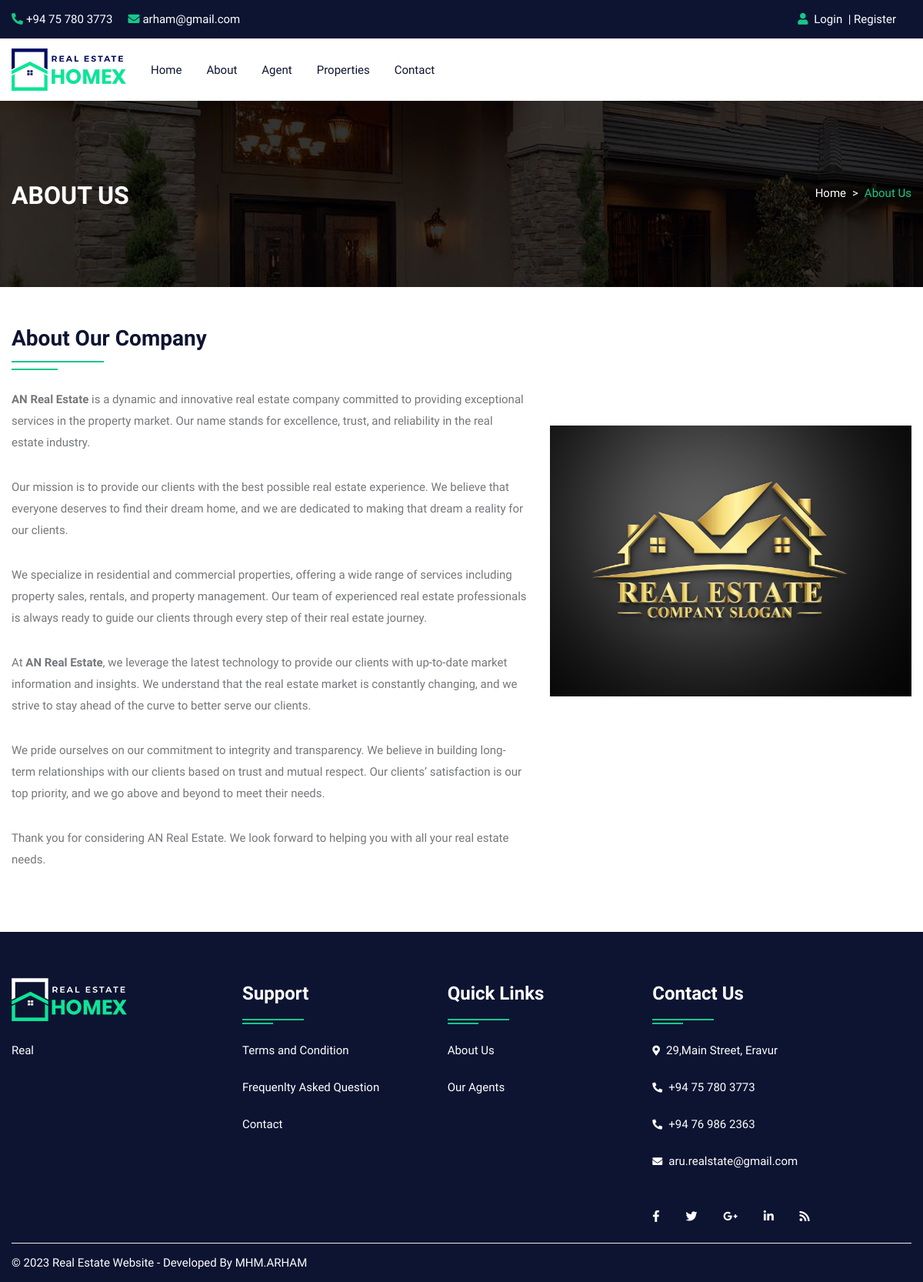
Page /about.php on the committed database.
### tables this page shows
CREATE TABLE `about` (
  `id` int(10) NOT NULL,
  `title` varchar(100) NOT NULL,
  `content` longtext NOT NULL,
  `image` varchar(300) NOT NULL
);

### about.php (the view, shortened to what this page needs)
<!DOCTYPE html>
<html lang="en">
<head>
<link rel="stylesheet" type="text/css" href="css/bootstrap.min.css">
<link rel="stylesheet" type="text/css" href="css/bootstrap-slider.css">
<link rel="stylesheet" type="text/css" href="css/jquery-ui.css">
<link rel="stylesheet" type="text/css" href="css/layerslider.css">
<link rel="stylesheet" type="text/css" href="css/color.css" id="color-change">
<link rel="stylesheet" type="text/css" href="css/owl.carousel.min.css">
<link rel="stylesheet" type="text/css" href="css/font-awesome.min.css">
<link rel="stylesheet" type="text/css" href="fonts/flaticon/flaticon.css">
<link rel="stylesheet" type="text/css" href="css/style.css">
</head>
<body>
<div id="page-wrapper">
    <div class="row">
		<?php include("include/header.php");?>
        <div class="banner-full-row page-banner" style="background-image:url('images/breadcromb.jpg');">
            <div class="container">
                <div class="row">
                    <div class="col-md-6">
                        <h2 class="page-name float-left text-white text-uppercase mt-1 mb-0"><b>About US</b></h2>
                    </div>
                    <div class="col-md-6">
                        <nav aria-label="breadcrumb" class="float-left float-md-right">
                            <ol class="breadcrumb bg-transparent m-0 p-0">
                                <li class="breadcrumb-item text-white"><a href="#">Home</a></li>
                                <li class="breadcrumb-item active">About Us</li>
                            </ol>
                        </nav>
                    </div>
                </div>
            </div>
        </div>
        <div class="full-row">
            <div class="container">
				<?php
					$query=mysqli_query($con,"SELECT * FROM about");
					while($row=mysqli_fetch_array($query))
					{
				?>
				<div class="row">
                    <div class="col-md-12 col-lg-12">
                        <h3 class="double-down-line-left text-secondary position-relative pb-4 mb-4"><?php echo $row['1'];?></h3>
                    </div>
                </div>
                <div class="row about-company">
                    <div class="col-md-12 col-lg-7">
                        <div class="about-content">
                            <?php echo $row['2'];?>
                        </div>
                    </div>
                    <div class="col-md-12 col-lg-5 mt-5">
                        <div class="about-img"> <img src="admin/upload/<?php echo $row['3'];?>" alt="about image"> </div>
                    </div>
                </div>
				<?php } ?>
            </div>
        </div>
		<?php include("include/footer.php");?>
    </div>
</div>
</body>
</html>

### css/color.css (style rules this page uses)
:root { --theme-ordinary-color: #74777b; }
:root { --theme-primary-color: #17c788; }
:root { --theme-secondary-color: #0d1432; }
:root { --theme-white-color: #fff; }
:root { --theme-light-color: #f8f8f8; }
:root { --theme-gray-color: #f5f5f5; }
:root { --theme-footer-color: #091b4b; }
:root { --theme-dark-color: #091b4b; }
:root { --text-light-color: #a3a7af; }
:root { --theme-primary-opacity-color: rgba(11, 191, 141, .8); }
:root { --theme-secondary-opacity-color: rgba(13,20,50,0.7); }
:root { --theme-white-opacity-color: rgba(255, 255, 255, 0.3); }
:root { --theme-dark-opacity-color: rgba(0, 0, 0, 0.5); }
:root { --theme-ordinary-font: 'Muli', sans-serif; }
:root { --theme-highlight-font: 'Comfortaa', cursive; }

### css/style.css (style rules this page uses)
.container, .container-fluid { transition: all 0.6s ease 0s; -moz-transition: all 0.6s ease 0s; -webkit-transition: all 0.6s ease 0s; -o-transition: all 0.6s ease 0s; }
#page-wrapper { padding-left: 15px; padding-right: 15px; background-color: #fff; overflow: hidden !important; position: relative }
.text-ordinary, a.text-ordinary, .text-ordinary a, body, .dropdown-item, .footer-widget li a, .text-ordinary .jslider .jslider-label, .breadcrumb-item > a, .list-text-white a.dropdown-item { color: var(--theme-ordinary-color) }
.icon-primary, .icon-primary i, .icon-primary svg, .hover-primary-nav .navbar-nav .nav-link.active, .hover-primary-nav .navbar-nav .nav-link:hover, .top-header .dropdown-toggle::after, .footer-widget li a:hover, .check-submit li input[type="checkbox"]:checked + label::before, .property-btn li a.active, .property-btn li a:hover, .hover-primary-nav .navbar-nav .nav-link:hover, .breadcrumb-item > a:hover, .copyright .line-menu a:hover, .dashboard-top-left .dropdown-toggle::before, .dashboard-panel .message-list .message-action a:hover, .breadcrumb-item.active, .navigation_link_widget li a:hover, .flat-primary [class^="flaticon-"]::before, .list-text-white a.dropdown-item:hover { color: var(--theme-primary-color) }
.text-secondary, .text-secondary a, a.text-secondary, a.hover-text-secondary:hover, .hover-text-secondary:hover, .hover-text-secondary a:hover { color: var(--theme-secondary-color) !important }
.list-text-white li, .list-text-white a, .hover-text-white:hover, .white-nav .navbar-nav .nav-link, .text-white a, hover-text-white-nav .navbar-nav .nav-link.active, .hover-text-white-nav .navbar-nav .nav-link:hover, .hover-text-white-nav .navbar-nav .nav-link:focus, .view-category button.active a, .property-video a { color: var(--theme-white-color) }
[class*="double-down-line"]::before, [class*="double-down-line"]::after { background-color: var(--theme-primary-color) }
.transation-3s, .transation-3s:hover, .hover-zoomer img, .hover-bg-white, a, a:hover, .btn, .btn:hover, .radio-check label, .message-list li .message-action, .timeline-item .circle, .timeline-item .date-time, .clip-item .fa-times { -moz-transition: all 300ms ease-in-out 0s; -webkit-transition: all 300ms ease-in-out 0s; -o-transition: all 300ms ease-in-out 0s; -ms-transition: all 300ms ease-in-out 0s; transition: all 300ms ease-in-out 0s; }
body { font-family: var(--theme-ordinary-font); font-size: 15px; line-height: 28px; }
h1, .h1, h2, .h2, h3, .h3, h4, .h4, h5, .h5, h6, .h6 { font-family: var(--theme-highlight-font); font-weight: 700; }
ul, ol { padding: 0; margin: 0; list-style: none; }
p { line-height: 28px; margin-bottom: 10px; }
a, a:hover, .btn-link, .btn-link:hover { text-decoration: none; cousor: pointer }
img { width: 100% }
#page-wrapper { padding-left: 15px; padding-right: 15px; background-color: #fff; overflow: hidden !important; position: relative; }
.full-row { position: relative; width: 100%; padding: 50px 0; }
.banner-full-row { position: relative; width: 100%; padding: 100px 0; }
[class*="double-down-line"] { position: relative; padding-bottom: 35px; }
[class*="double-down-line"]::before, [class*="double-down-line"]::after { content: ""; height: 2px; position: absolute; }
[class*="double-down-line"]::before { width: 120px; bottom: 10px; }
[class*="double-down-line"]::after { width: 60px; bottom: 0; }
[class*="double-down-line-left"]::before, [class*="double-down-line-left"]::after { left: 0 }
.page-banner .breadcrumb-item { line-height: 40px }
.page-banner .breadcrumb-item + .breadcrumb-item::before { content: ">"; color:#fff; }
::placeholder { font: var(--theme-ordinary-font); font-size: 15px; font-weight: 400; color: #fff }
.about-content p, .service-text p { margin-bottom: 30px }

### rows in the picture
about: title "About Our Company", content "AN Real Estate is a dynamic and innovative real estate company committed to providing exceptional services in the property market. Our name stands for excellence, trust, and reliability in the real estate industry. Our mission is to provide our clients with the best possible real estate experience. We believe that everyone deserves to find their dream home, and we are dedicated to making that dream a reality for our clients. We specialize in residential and commercial properties, offering a wide range of services including property sales, rentals, and property management. Our team of experienced real estate professionals is always ready to guide our clients through every step of their real…", image (picture)
